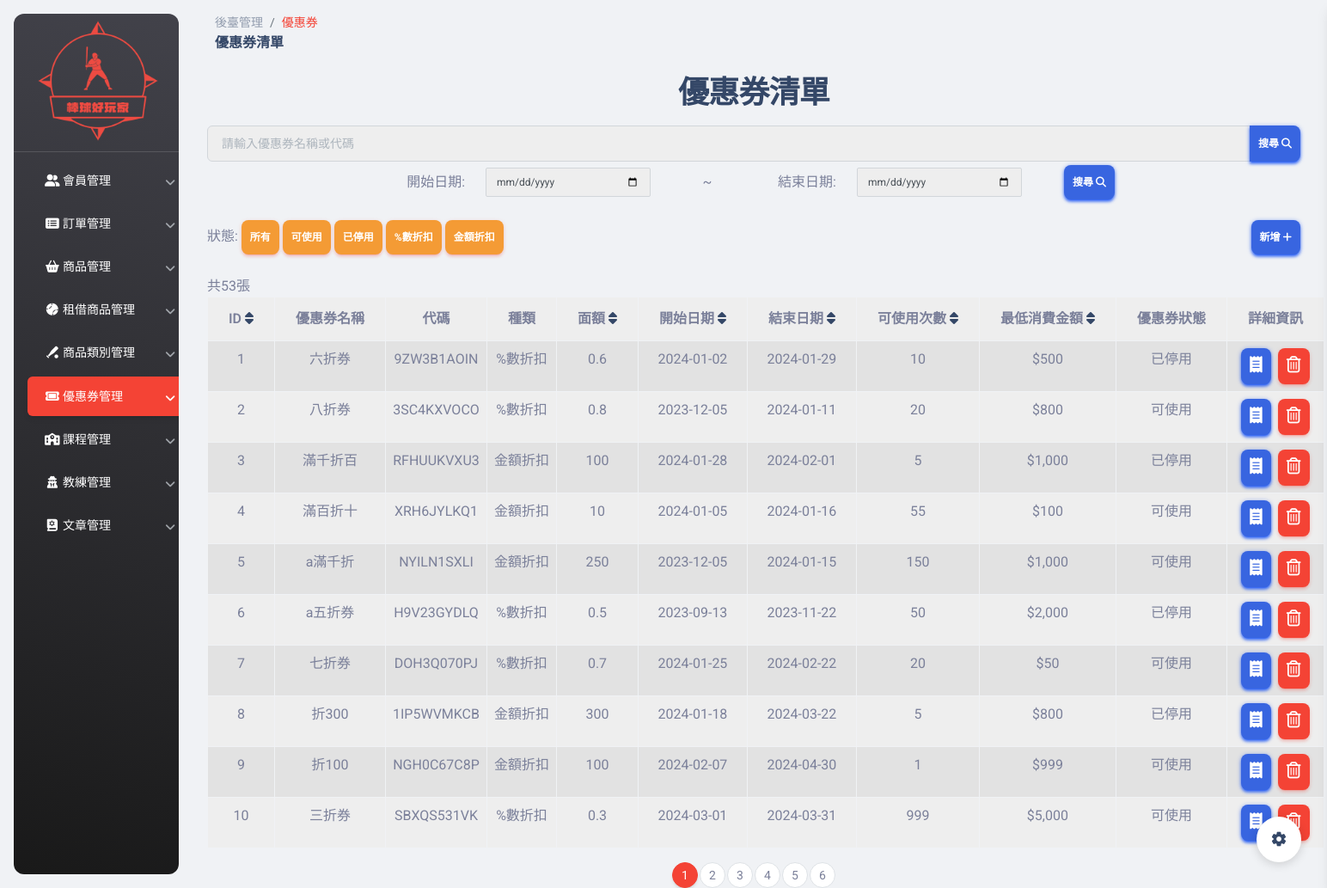
The page /pages/coupon.php?status=1&p=1 on the database its author committed.
### tables this page shows
CREATE TABLE `coupon` (
  `id` int(3) NOT NULL,
  `name` varchar(255) NOT NULL,
  `description` varchar(255) NOT NULL,
  `option` varchar(30) NOT NULL,
  `time_start` date NOT NULL,
  `time_end` date NOT NULL,
  `discount` float NOT NULL,
  `coding` varchar(255) NOT NULL,
  `use_time` int(10) NOT NULL,
  `use_restrict` int(10) NOT NULL,
  `use_condition` varchar(20) NOT NULL,
  `update_time` datetime DEFAULT NULL,
  `created_at` datetime NOT NULL,
  `valid` int(1) NOT NULL
);

### pages/coupon.php (the view, shortened to what the rows shown need)
<?php
require_once("./db_connect.php");
$perPage = 10;
$p = isset($_GET["p"]) ? $_GET["p"] : 1;
if (isset($_GET["search"])) {
  $search = $_GET["search"];
  $sql = "SELECT * FROM coupon WHERE (name LIKE '%$search%' OR coding LIKE '%$search%') AND valid=1";
  $researchAll = $conn->query($sql);
  $searchCountAll = $researchAll->num_rows;
  $pageSearchCount = ceil($searchCountAll / $perPage);
  $startIndex = ($p - 1) * $perPage;
  $sql .= " LIMIT $startIndex, $perPage";
  $researchAll = $conn->query($sql);
  $searchCount = $researchAll->num_rows;
  if ($searchCount > 0) {
    $rowsSearch = $researchAll->fetch_all(MYSQLI_ASSOC);
  }
} else {
  $startIndex = ($p - 1) * $perPage;
  $sql = "SELECT * FROM coupon WHERE valid=1 LIMIT $startIndex, $perPage";
  $researchAll = $conn->query($sql);
  $searchCount = $researchAll->num_rows;
  if ($searchCount > 0) {
    $rowsSearch = $researchAll->fetch_all(MYSQLI_ASSOC);
  }
}
if (isset($_GET["Timestart"]) && isset($_GET["Timeend"])) {
  $Timestart = $_GET["Timestart"];
  $Timeend = $_GET["Timeend"];
  $sql = "SELECT * FROM coupon WHERE valid=1 AND time_start >= '$Timestart' AND time_end <= '$Timeend'";
} else {
  $sql = "SELECT * FROM coupon WHERE valid=1";
};
if (isset($_GET["status"])) {
  $status = $_GET["status"];
} else {
  $sqlAll = "SELECT * FROM coupon WHERE valid=1";
}
if (isset($_GET["status"])) {
  $status = $_GET["status"];
  $conditions = "valid=1";
  if (isset($_GET["order"])) {
    $order = $_GET["order"];
    if ($order == "1") {
      $conditions .= " ORDER BY id ASC";
    } elseif ($order == "2") {
      $conditions .= " ORDER BY id DESC";
    } elseif ($order == "3") {
      $conditions .= " ORDER BY discount ASC";
    } elseif ($order == "4") {
      $conditions .= " ORDER BY discount DESC";
    } elseif ($order == "5") {
      $conditions .= " ORDER BY time_start ASC";
    } elseif ($order == "6") {
      $conditions .= " ORDER BY time_start DESC";
    } elseif ($order == "7") {
      $conditions .= " ORDER BY time_end ASC";
    } elseif ($order == "8") {
      $conditions .= " ORDER BY time_end DESC";
    } elseif ($order == "9") {
      $conditions .= " ORDER BY use_time ASC";
    } elseif ($order == "10") {
      $conditions .= " ORDER BY use_time DESC";
    } elseif ($order == "11") {
      $conditions .= " ORDER BY use_restrict ASC";
    } elseif ($order == "12") {
      $conditions .= " ORDER BY use_restrict DESC";
    }
  } else {
    $order = 1;
  }
  if (isset($_GET["p"])) {
    $p = $_GET["p"];
    $startIndex = ($p - 1) * $perPage;
    $conditions .= " LIMIT $startIndex, $perPage";
  }
  switch ($status) {
    case 1:
      $sql = "SELECT * FROM coupon WHERE $conditions";
      break;
  }
}
$result = $conn->query($sql);
$rowCount = $result->num_rows;
if ($rowCount > 0) {
  $rows = $result->fetch_all(MYSQLI_ASSOC);
}
?>
<!DOCTYPE html>
<html lang="en">
<head>
  <link href="../assets/css/nucleo-icons.css" rel="stylesheet" />
  <link href="../assets/css/nucleo-svg.css" rel="stylesheet" />
  <link id="pagestyle" href="../assets/css/material-dashboard.css?v=3.0.0" rel="stylesheet" />
  <link rel="stylesheet" href="https://cdnjs.cloudflare.com/ajax/libs/font-awesome/6.5.1/css/all.min.css" />
  <link href="../assets/css/ader.css" rel="stylesheet" />
</head>
<body class="g-sidenav-show  bg-gray-200">
  <main class="main-content position-relative max-height-vh-100 h-100 border-radius-lg ">
    <div class="container">
      <div class="py-2">
        <h2 class="text-center">優惠券清單</h2>
      </div>
      <?php if ($rowCount > 0) : ?>
        <table class="table table-bordered table-striped">
          <thead>
            <tr class="text-center">
              <th>ID <a role="button" href="coupon.php?status=<?= $status ?>&p=<?= $p ?>&order=<?php echo ($order == 1) ? 2 : 1; ?>" <?php if (isset($search) || isset($Timestart)) {
                                                                                                                                        echo "style=display:none";
                                                                                                                                      } ?>><i class="fa-solid fa-sort"></i></a></th>
              <th>優惠券名稱</th>
              <th>代碼</th>
              <th>種類</th>
              <th>面額 <a role="button" href="coupon.php?status=<?= $status ?>&p=<?= $p ?>&order=<?php echo ($order == 3) ? 4 : 3; ?>" <?php if (isset($search) || isset($Timestart)) {
                                                                                                                                        echo "style=display:none";
                                                                                                                                      } ?>><i class="fa-solid fa-sort"></i></a></th>
              <th>開始日期 <a role="button" href="coupon.php?status=<?= $status ?>&p=<?= $p ?>&order=<?php echo ($order == 5) ? 6 : 5; ?>" <?php if (isset($search) || isset($Timestart)) {
                                                                                                                                          echo "style=display:none";
                                                                                                                                        } ?>><i class="fa-solid fa-sort"></i></a></th>
              <th>結束日期 <a role="button" href="coupon.php?status=<?= $status ?>&p=<?= $p ?>&order=<?php echo ($order == 7) ? 8 : 7; ?>" <?php if (isset($search) || isset($Timestart)) {
                                                                                                                                          echo "style=display:none";
                                                                                                                                        } ?>><i class="fa-solid fa-sort"></i></a></th>
              <th>可使用次數 <a role="button" href="coupon.php?status=<?= $status ?>&p=<?= $p ?>&order=<?php echo ($order == 9) ? 10 : 9; ?>" <?php if (isset($search) || isset($Timestart)) {
                                                                                                                                            echo "style=display:none";
                                                                                                                                          } ?>><i class="fa-solid fa-sort"></i></a></th>
              <th>最低消費金額 <a role="button" href="coupon.php?status=<?= $status ?>&p=<?= $p ?>&order=<?php echo ($order == 11) ? 12 : 11; ?>" <?php if (isset($search) || isset($Timestart)) {
                                                                                                                                              echo "style=display:none";
                                                                                                                                            } ?>><i class="fa-solid fa-sort"></i></a></th>
              <th>優惠券狀態</th>
              <th>詳細資訊</th>
            </tr>
          </thead>
          <tbody>
            <?php if (isset($search)) : ?>
              <?php if ($searchCount > 0) : ?>
                <?php foreach ($rowsSearch as $row) : ?>
                  <tr class="text-center">
                    <td class=""><?= $row["id"] ?></td>
                    <td><?= $row["name"] ?></td>
                    <td><?= $row["coding"] ?></td>
                    <td><?= $row["option"] ?></td>
                    <td><?= $row["discount"] ?></td>
                    <td><?= $row["time_start"] ?></td>
                    <td><?= $row["time_end"] ?></td>
                    <td><?= $row["use_time"] ?></td>
                    <td>$<?= number_format($row["use_restrict"]) ?></td>
                    <td><?= $row["use_condition"] ?></td>
                    <td>
                      <div class="d-flex justify-content-center gap-2">
                        <a class="btn btn-primary btn-sm" href="./coupon-detail.php?id=<?= $row["id"] ?>"><i class="fa-solid fa-receipt"></i></a>
                      </div>
                    </td>
                  </tr>
                <?php endforeach; ?>
              <?php else : ?>
                <br>
                <h3 class="text-danger">沒有相符合的優惠券</h3>
              <?php endif; ?>
            <?php else : ?>
              <?php foreach ($rows as $row) : ?>
                <tr class="text-center">
                  <td><?= $row["id"] ?></td>
                  <td><?= $row["name"] ?></td>
                  <td><?= $row["coding"] ?></td>
                  <td><?= $row["option"] ?></td>
                  <td><?= $row["discount"] ?></td>
                  <td><?= $row["time_start"] ?></td>
                  <td><?= $row["time_end"] ?></td>
                  <td><?= $row["use_time"] ?></td>
                  <td>$<?= number_format($row["use_restrict"]) ?></td>
                  <td><?= $row["use_condition"] ?></td>
                  <td>
                    <div class="d-flex justify-content-center gap-2">
                      <a class="btn btn-primary btn-sm" href="./coupon-detail.php?id=<?= $row["id"] ?>"><i class="fa-solid fa-receipt"></i></a>
                      <button type="button" class="btn btn-danger btn-sm" data-bs-toggle="modal" data-bs-target="#exampleModal<?= $row["id"] ?>"><i class="fa-regular fa-trash-can"></i></button>
                    </div>
                  </td>
                </tr>
              <?php endforeach; ?>
            <?php endif; ?>
          </tbody>
        </table>
      <?php else : ?>
        <br>
        <h3 class="text-danger">沒有相符合的優惠券</h3>
      <?php endif; ?>
    </div>
  </main>
</body>
</html>

### rows shown on the page
coupon: id "1", name "六折券", coding "9ZW3B1AOIN", option "%數折扣", discount "0.6", time_start "2024-01-02", time_end "2024-01-29", use_time "10", use_restrict "500", use_condition "已停用"
coupon: id "2", name "八折券", coding "3SC4KXVOCO", option "%數折扣", discount "0.8", time_start "2023-12-05", time_end "2024-01-11", use_time "20", use_restrict "800", use_condition "可使用"
coupon: id "3", name "滿千折百", coding "RFHUUKVXU3", option "金額折扣", discount "100", time_start "2024-01-28", time_end "2024-02-01", use_time "5", use_restrict "1,000", use_condition "已停用"
coupon: id "4", name "滿百折十", coding "XRH6JYLKQ1", option "金額折扣", discount "10", time_start "2024-01-05", time_end "2024-01-16", use_time "55", use_restrict "100", use_condition "可使用"
coupon: id "5", name "a滿千折", coding "NYILN1SXLI", option "金額折扣", discount "250", time_start "2023-12-05", time_end "2024-01-15", use_time "150", use_restrict "1,000", use_condition "可使用"
coupon: id "6", name "a五折券", coding "H9V23GYDLQ", option "%數折扣", discount "0.5", time_start "2023-09-13", time_end "2023-11-22", use_time "50", use_restrict "2,000", use_condition "已停用"
coupon: id "7", name "七折券", coding "DOH3Q070PJ", option "%數折扣", discount "0.7", time_start "2024-01-25", time_end "2024-02-22", use_time "20", use_restrict "50", use_condition "可使用"
coupon: id "8", name "折300", coding "1IP5WVMKCB", option "金額折扣", discount "300", time_start "2024-01-18", time_end "2024-03-22", use_time "5", use_restrict "800", use_condition "已停用"
coupon: id "9", name "折100", coding "NGH0C67C8P", option "金額折扣", discount "100", time_start "2024-02-07", time_end "2024-04-30", use_time "1", use_restrict "999", use_condition "可使用"
coupon: id "10", name "三折券", coding "SBXQS531VK", option "%數折扣", discount "0.3", time_start "2024-03-01", time_end "2024-03-31", use_time "999", use_restrict "5,000", use_condition "可使用"

### other values the page prints
$TotalCount "53"
